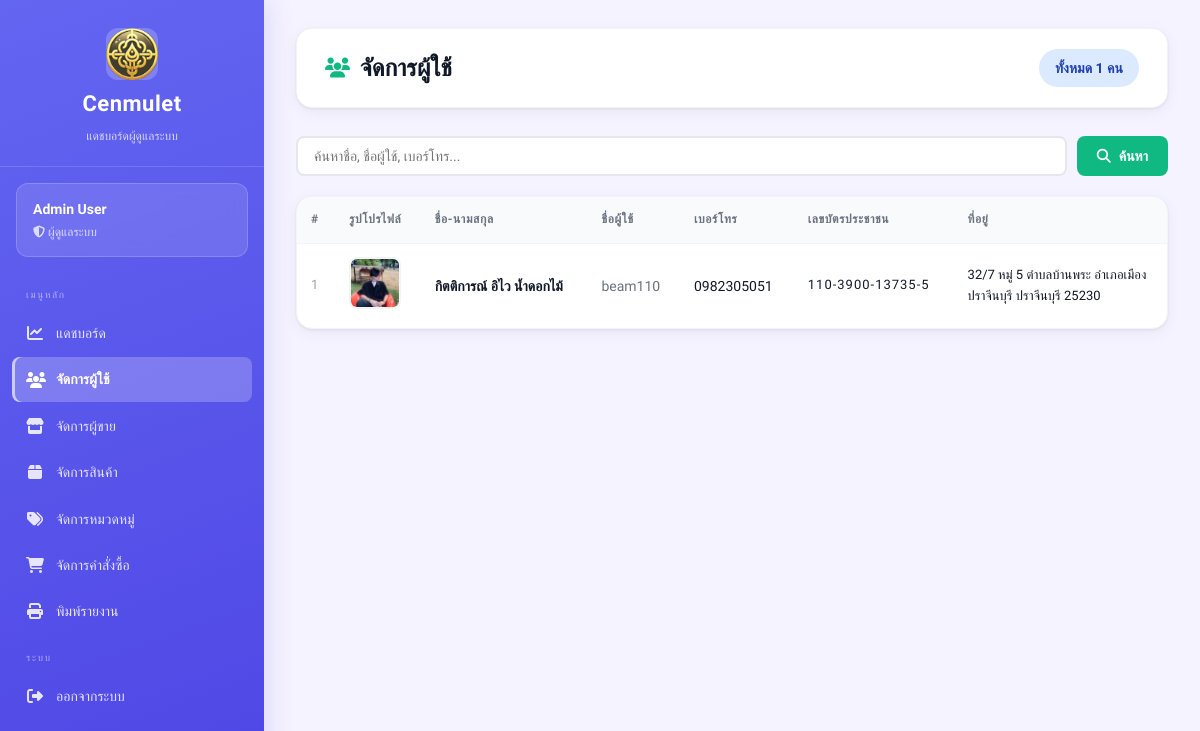
/views/admin/users.php (signed in), run on an earlier commit of the app's database.
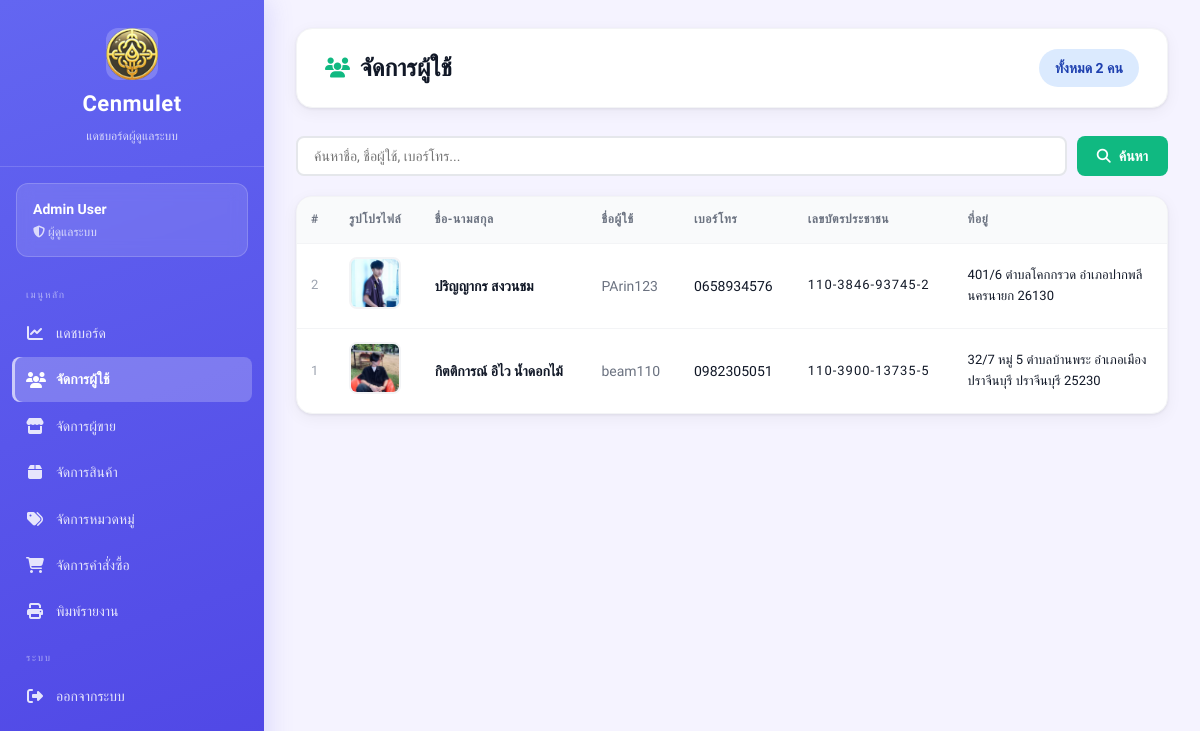
And on a later commit of the database.
### tables this page shows
CREATE TABLE users (
    id INTEGER PRIMARY KEY AUTOINCREMENT,
    fullname TEXT,
    username TEXT UNIQUE,
    password TEXT,
    tel TEXT,
    address TEXT,
    image TEXT,
    id_per TEXT
);

### views/admin/users.php (the view, shortened to what this page needs)
<?php
require_once __DIR__ . "/../../config/db.php";
$admin_id = $_SESSION['user_id'];
$stmt = $db->prepare("SELECT * FROM admins WHERE id = :id");
$stmt->execute([':id' => $admin_id]);
$admin = $stmt->fetch(PDO::FETCH_ASSOC);
$search = trim($_GET['search'] ?? '');
$where  = $search ? "WHERE fullname LIKE :q OR username LIKE :q OR tel LIKE :q" : "";
$stmt = $db->prepare("SELECT * FROM users $where ORDER BY id DESC");
$stmt->execute();
$users = $stmt->fetchAll(PDO::FETCH_ASSOC);
$total = $db->query("SELECT COUNT(*) FROM users")->fetchColumn();
?>
<!DOCTYPE html>
<html lang="th">
<head>
    <link rel="stylesheet" href="/public/css/dashboard.css">
    <link rel="stylesheet" href="https://cdnjs.cloudflare.com/ajax/libs/font-awesome/6.5.1/css/all.min.css">
</head>
<body class="admin">
<div class="dashboard-container">
<?php include __DIR__ . '/_sidebar.php'; ?>
<main class="main-content">
    <div class="top-bar">
        <h1><i class="fa-solid fa-users"></i> จัดการผู้ใช้</h1>
        <span class="badge badge-info" style="font-size:14px;padding:8px 16px">
            ทั้งหมด <?php echo number_format($total); ?> คน
        </span>
    </div>
    <form method="GET" style="margin-bottom:20px;display:flex;gap:10px">
        <input type="text" name="search" value="<?php echo htmlspecialchars($search); ?>"
               placeholder="ค้นหาชื่อ, ชื่อผู้ใช้, เบอร์โทร..."
               style="flex:1;padding:10px 16px;border:2px solid #e5e7eb;border-radius:8px;font-family:inherit;font-size:14px">
        <button type="submit" class="btn btn-primary">
            <i class="fa-solid fa-search"></i> ค้นหา
        </button>
    </form>
    <div class="card">
        <div class="table-wrapper">
        <?php if (count($users) > 0): ?>
        <table>
            <thead>
                <tr>
                    <th>#</th>
                    <th>รูปโปรไฟล์</th>
                    <th>ชื่อ-นามสกุล</th>
                    <th>ชื่อผู้ใช้</th>
                    <th>เบอร์โทร</th>
                    <th>เลขบัตรประชาชน</th>
                    <th>ที่อยู่</th>
                </tr>
            </thead>
            <tbody>
            <?php foreach ($users as $u): ?>
            <tr>
                <td style="color:#9ca3af;font-size:13px"><?php echo $u['id']; ?></td>
                <td>
                    <?php if (!empty($u['image'])): ?>
                    <img src="/uploads/users/<?php echo htmlspecialchars($u['image']); ?>"
                         class="product-img" alt="">
                    <?php else: ?>
                    <div class="no-image"><i class="fa-solid fa-user"></i></div>
                    <?php endif; ?>
                </td>
                <td><strong><?php echo htmlspecialchars($u['fullname']); ?></strong></td>
                <td style="color:#6b7280"><?php echo htmlspecialchars($u['username']); ?></td>
                <td><?php echo htmlspecialchars($u['tel']); ?></td>
                <td style="font-size:13px;letter-spacing:1px">
                    <?php
                    $id = $u['id_per'] ?? '';
                    echo $id ? substr($id,0,3).'-'.substr($id,3,4).'-'.substr($id,7,5).'-'.substr($id,12) : '-';
                    ?>
                </td>
                <td style="font-size:13px;max-width:200px;word-break:break-word">
                    <?php echo htmlspecialchars($u['address'] ?? '-'); ?>
                </td>
            </tr>
            <?php endforeach; ?>
            </tbody>
        </table>
        <?php endif; ?>
        </div>
    </div>
</main>
</div>
</body>
</html>

### views/admin/_sidebar.php (shortened to what this page needs)
<?php
$current = basename($_SERVER['PHP_SELF']);
?>
<aside class="sidebar admin">
    <div class="sidebar-header">
        <img src="/public/images/image.png" alt="">
        <h2>Cenmulet</h2>
        <p>แดชบอร์ดผู้ดูแลระบบ</p>
    </div>
    <div class="sidebar-user">
        <h3><?php echo htmlspecialchars($admin['fullname']); ?></h3>
        <p><i class="fa-solid fa-shield-halved"></i> ผู้ดูแลระบบ</p>
    </div>
    <ul class="sidebar-menu">
        <li class="menu-sep">เมนูหลัก</li>
        <li>
            <a href="/views/admin/dashboard.php"
               class="<?php echo $current === 'dashboard.php' ? 'active' : ''; ?>">
                <i class="fa-solid fa-chart-line"></i> แดชบอร์ด
            </a>
        </li>
        <li>
            <a href="/views/admin/users.php"
               class="<?php echo $current === 'users.php' ? 'active' : ''; ?>">
                <i class="fa-solid fa-users"></i> จัดการผู้ใช้
            </a>
        </li>
        <li>
            <a href="/views/admin/sellers.php"
               class="<?php echo in_array($current, ['sellers.php','approve_sellers.php']) ? 'active' : ''; ?>">
                <i class="fa-solid fa-store"></i> จัดการผู้ขาย
            </a>
        </li>
        <li>
            <a href="/views/admin/products.php"
               class="<?php echo $current === 'products.php' ? 'active' : ''; ?>">
                <i class="fa-solid fa-box"></i> จัดการสินค้า
            </a>
        </li>
        <li>
            <a href="/views/admin/categories.php"
               class="<?php echo $current === 'categories.php' ? 'active' : ''; ?>">
                <i class="fa-solid fa-tags"></i> จัดการหมวดหมู่
            </a>
        </li>
        <li>
            <a href="/views/admin/orders.php"
               class="<?php echo $current === 'orders.php' ? 'active' : ''; ?>">
                <i class="fa-solid fa-cart-shopping"></i> จัดการคำสั่งซื้อ
            </a>
        </li>
        <li>
            <a href="/views/admin/report.php"
               class="<?php echo $current === 'report.php' ? 'active' : ''; ?>">
                <i class="fa-solid fa-print"></i> พิมพ์รายงาน
            </a>
        </li>
        <li class="menu-sep">ระบบ</li>
        <li>
            <a href="/auth/logout.php">
                <i class="fa-solid fa-right-from-bracket"></i> ออกจากระบบ
            </a>
        </li>
    </ul>
</aside>

What changed in the data, as far as the page shows it:
added users: id "2", image (picture), fullname "ปริญญากร สงวนชม", username "PArin123", tel "0658934576", id_per "110", id_per "3846", id_per "93745", id_per "2", address "401/6 ตำบลโคกกรวด อำเภอปากพลี นครนายก 26130"
Also different on the page:
$total: "1" → "2"
